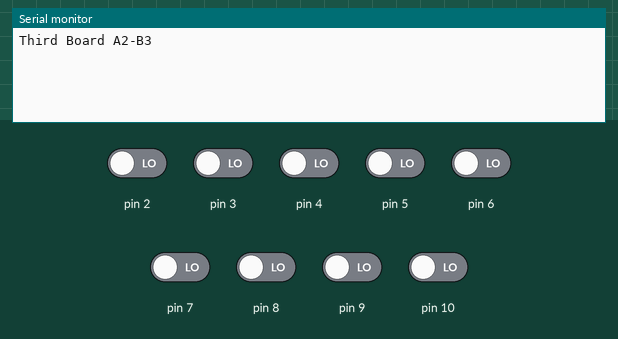
Bench run of a sketch on a simulated Arduino Uno, built with avr-gcc and run on an emulated ATmega328P. On the bench: the last lines printed to the serial monitor. The inputs (shaded band) are chosen by the test bench; at power-on: pin 2–10 LOW.

Above: at 1.3 s.
1.4 s: pin 2 driven HIGH
At 1.68 s:
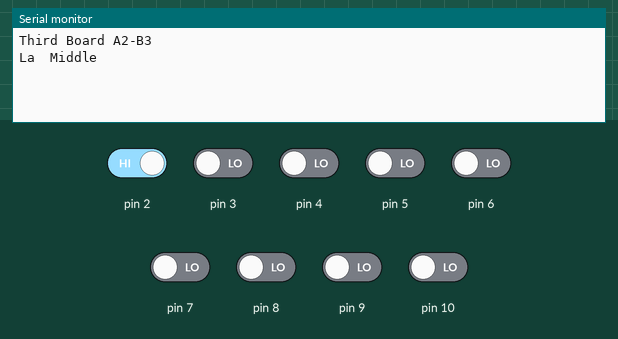
3.5 s: pin 3 driven HIGH
At 3.68 s:
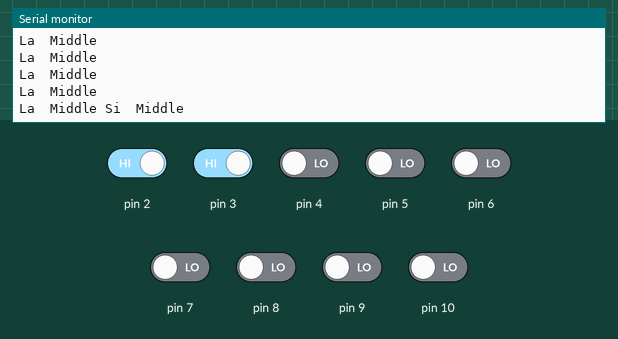
5.5 s: pin 4 driven HIGH
At 5.69 s:
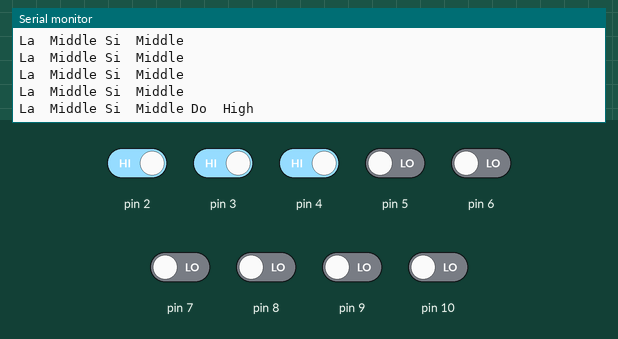
7.5 s: pin 5 driven HIGH
At 7.69 s:
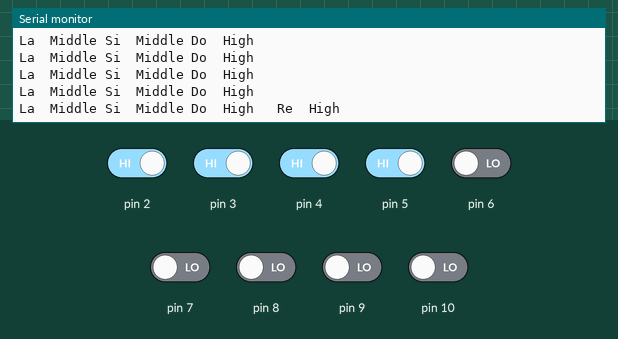
9.5 s: pin 6 driven HIGH
At 9.7 s:
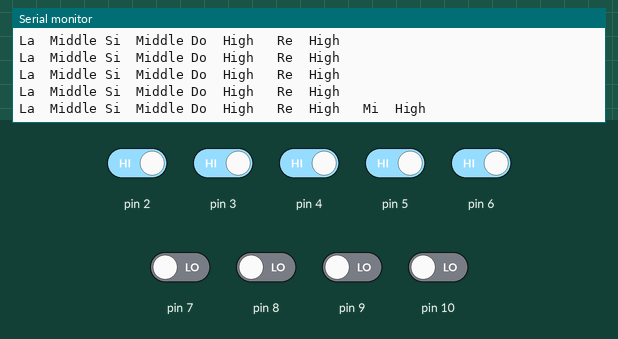
11.5 s: pin 7 driven HIGH
At 11.7 s:
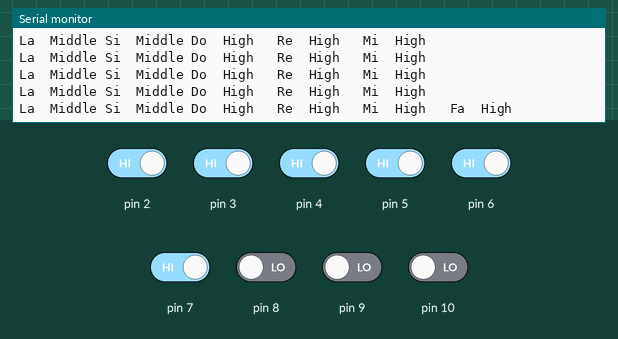

Measured:
- after the input at 1.4 s, the serial monitor: prints a new line after 0.10 s (image 1)
- after the input at 3.5 s, the serial monitor: prints a new line at once (image 2)
- after the input at 5.5 s, the serial monitor: prints a new line at once (image 3)
- after the input at 7.5 s, the serial monitor: prints a new line at once (image 4)
- after the input at 9.5 s, the serial monitor: prints a new line at once (image 5)
- after the input at 11.5 s, the serial monitor: prints a new line at once (image 6)

The sketch:

final_3.ino
```cpp
#include <SoftwareSerial.h>
#define _A2 2
#define _B2 3
#define _C3 4
#define _D3 5
#define _E3 6
#define _F3 7
#define _G3 8
#define _A3 9
#define _B3 10

void setup() {
    Serial.begin(115200);

    Serial.println("Third Board A2-B3");
}
void loop() {
    bool SIGNALS[95] = {false};
    for (int i = 2; i <= 10; i++) {
        int pressed = digitalRead(i);
        if (pressed == 1) {
            SIGNALS[31 + i] = true;
        }
    }
    //////ASCII NUM to Signal
    // 01-16 RIGHT_FIRST
    // 17-32 RIGHT_SECOND
    // 33-48 RIGHT_THIRD
    // 49-64 LEFT
    // 65-69 THUMB 1-5
    // 70-74 FORE FINGER 1-5
    // 75-79 MIDDLE FINGER 1-5
    // 80-84 RING FINGER 1-5
    // 85-89 LITTLE FINGER 1-5
    // 90-91 LEFTLEG EMG
    // 92-93 RIGHTLEG EMG
    // 94    ECG
    // 00    RESERVED
    ///////////////////////////

    printpressed(SIGNALS);
    // TODO: pass by USB
    delay(250);
}
void printpressed(bool* sig) {
    for (int i = 0; i < 95; i++) {
        if (sig[i]) {
            printnote(i);
            Serial.print(" ");
        }
    }
    Serial.println();
}
void printnote(int i) {
    if (i == 33)
        Serial.print("La  Middle");
    if (i == 34)
        Serial.print("Si  Middle");
    if (i == 35)
        Serial.print("Do  High  ");
    if (i == 36)
        Serial.print("Re  High  ");
    if (i == 37)
        Serial.print("Mi  High  ");
    if (i == 38)
        Serial.print("Fa  High  ");
    if (i == 39)
        Serial.print("Sol High  ");
    if (i == 40)
        Serial.print("La  High  ");
    if (i == 41)
        Serial.print("Si  High  ");
}
```
